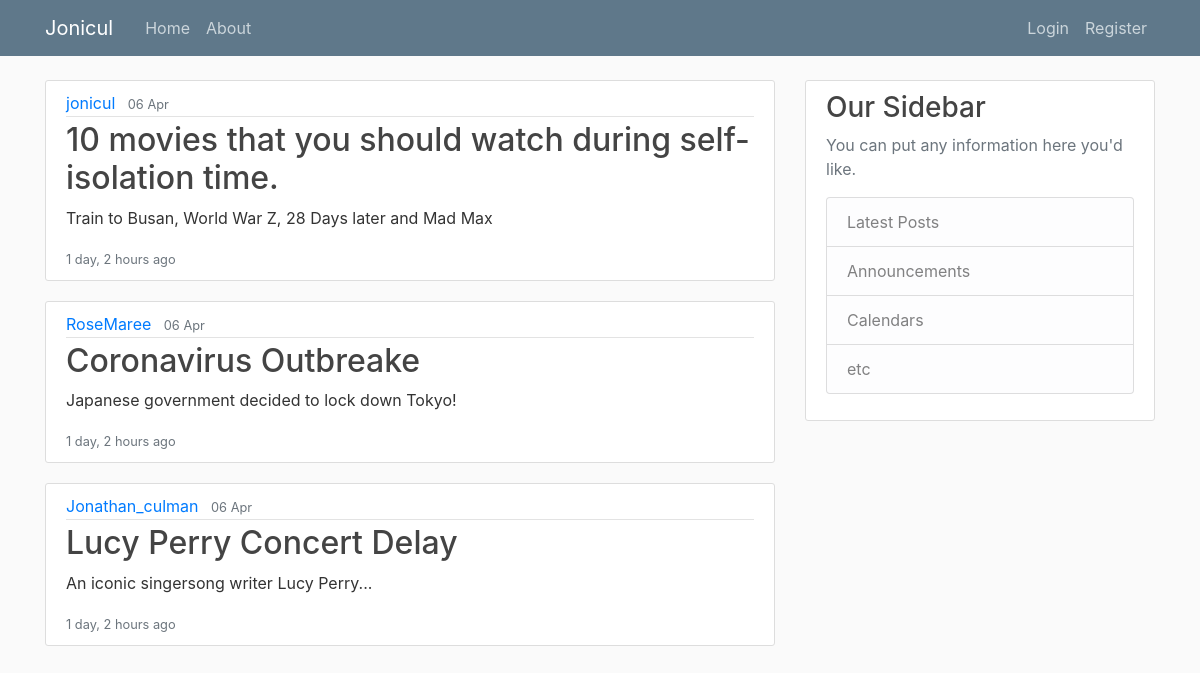
The page / on the database its author committed.
### basic_app/models.py (models this page shows, shortened)
class Post(models.Model):
    title = models.CharField(max_length=100)
    content = models.TextField()
    date_posted = models.DateTimeField(default=timezone.now)
    author = models.ForeignKey(User, on_delete=models.CASCADE)

### basic_app/views.py (the view)
# urls.py: path('', views.home, name="blog-home"),
def home(request):
    return render(request, 'basic_app/home.html', context= {'posts':Post.objects.all()})

### basic_app/templates/basic_app/home.html
{% extends "basic_app/base.html" %}
{% load humanize %}
{% block content %}
    {% for post in posts %}
        <article class="media content-section">
          <div class="media-body">
            <div class="article-metadata">
              <a class="mr-2" href="#">{{ post.author }}</a>
              <small class="text-muted">{{ post.date_posted|date:"d M " }}</small>
            </div>
            <h2><a class="article-title" href="#">{{ post.title }}</a></h2>
            <p class="article-content">{{ post.content }}</p>
            <small class="text-muted">{{ post.date_posted|naturaltime}}</small>
          </div>
        </article>
    {% endfor %}
{% endblock content %}

### basic_app/templates/basic_app/base.html (shortened to what this page needs)
{% load static %}
<!DOCTYPE html>
<html>
<head>
    <link rel="stylesheet" href="https://maxcdn.bootstrapcdn.com/bootstrap/4.0.0/css/bootstrap.min.css">
    <link rel="stylesheet" type="text/css" href="{% static 'basic_app/main.css' %}">
</head>
<body>
    <header class="site-header">
      <nav class="navbar navbar-expand-md navbar-dark bg-steel fixed-top">
        <div class="container">
          <a class="navbar-brand mr-4" href="{% url 'blog-home' %}">Jonicul</a>
          <div class="collapse navbar-collapse" id="navbarToggle">
            <div class="navbar-nav mr-auto">
              <a class="nav-item nav-link" href="{% url 'blog-home' %}">Home</a>
              <a class="nav-item nav-link" href="{% url 'blog-about' %}">About</a>
            </div>
            <div class="navbar-nav">
              <a class="nav-item nav-link" href="#">Login</a>
              <a class="nav-item nav-link" href="{% url 'register' %}">Register</a>
            </div>
          </div>
        </div>
      </nav>
    </header>
    <main role="main" class="container">
      <div class="row">
        <div class="col-md-8">
          {% block content %}{% endblock %}
        </div>
        <div class="col-md-4">
          <div class="content-section">
            <h3>Our Sidebar</h3>
            <p class='text-muted'>You can put any information here you'd like.
              <ul class="list-group">
                <li class="list-group-item list-group-item-light">Latest Posts</li>
                <li class="list-group-item list-group-item-light">Announcements</li>
                <li class="list-group-item list-group-item-light">Calendars</li>
                <li class="list-group-item list-group-item-light">etc</li>
              </ul>
            </p>
          </div>
        </div>
      </div>
    </main>
</body>
</html>

### basic_app/static/basic_app/main.css (style rules this page uses)
body { background: #fafafa; color: #333333; margin-top: 5rem; }
h1, h2, h3, h4, h5, h6 { color: #444444; }
ul { margin: 0; }
.bg-steel { background-color: #5f788a; }
.site-header .navbar-nav .nav-link { color: #cbd5db; }
.content-section { background: #ffffff; padding: 10px 20px; border: 1px solid #dddddd; border-radius: 3px; margin-bottom: 20px; }
.article-title { color: #444444; }
.article-content { white-space: pre-line; }
.article-metadata { padding-bottom: 1px; margin-bottom: 4px; border-bottom: 1px solid #e3e3e3 }

### rows shown on the page
Post: author "jonicul", date_posted "06 Apr", title "10 movies that you should watch during self-isolation time.", content "Train to Busan, World War Z, 28 Days later and Mad Max", date_posted "1 day, 2 hours ago"
Post: author "RoseMaree", date_posted "06 Apr", title "Coronavirus Outbreake", content "Japanese government decided to lock down Tokyo!", date_posted "1 day, 2 hours ago"
Post: author "Jonathan_culman", date_posted "06 Apr", title "Lucy Perry Concert Delay", content "An iconic singersong writer Lucy Perry...", date_posted "1 day, 2 hours ago"
